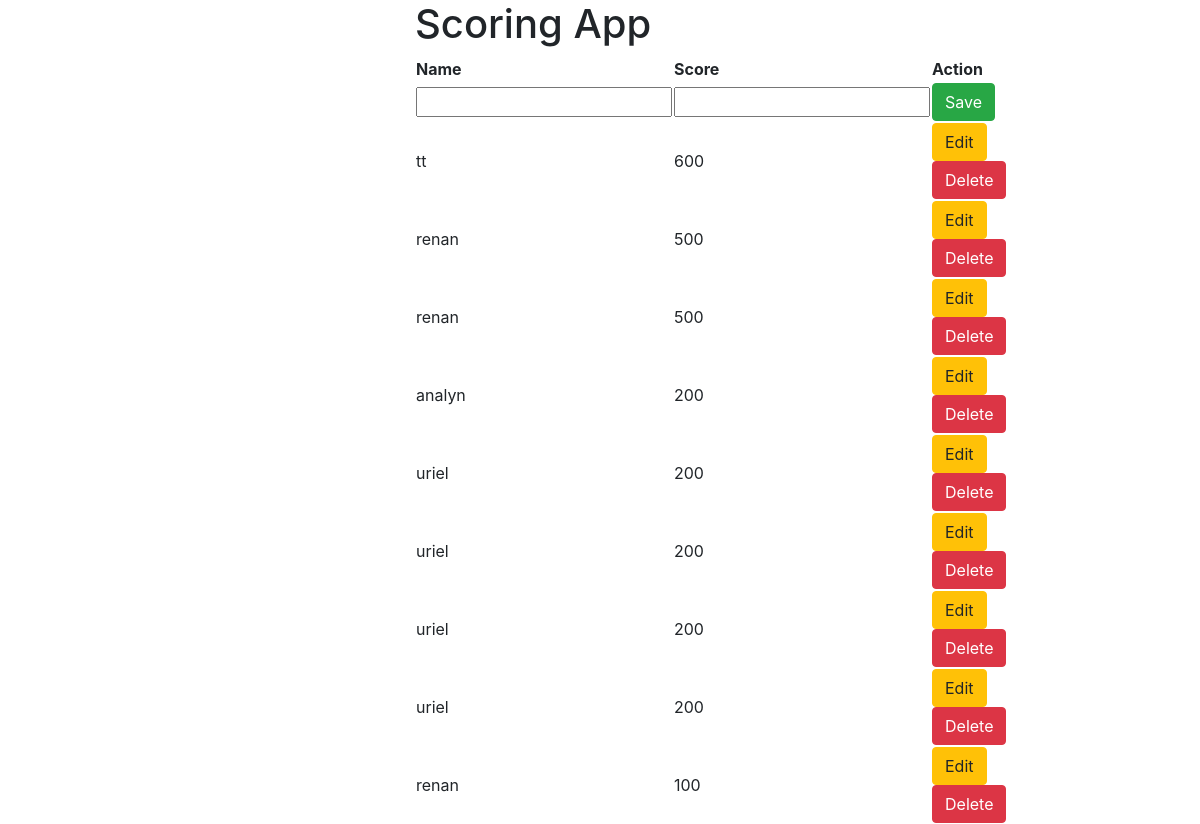
Before: / with the older database file.
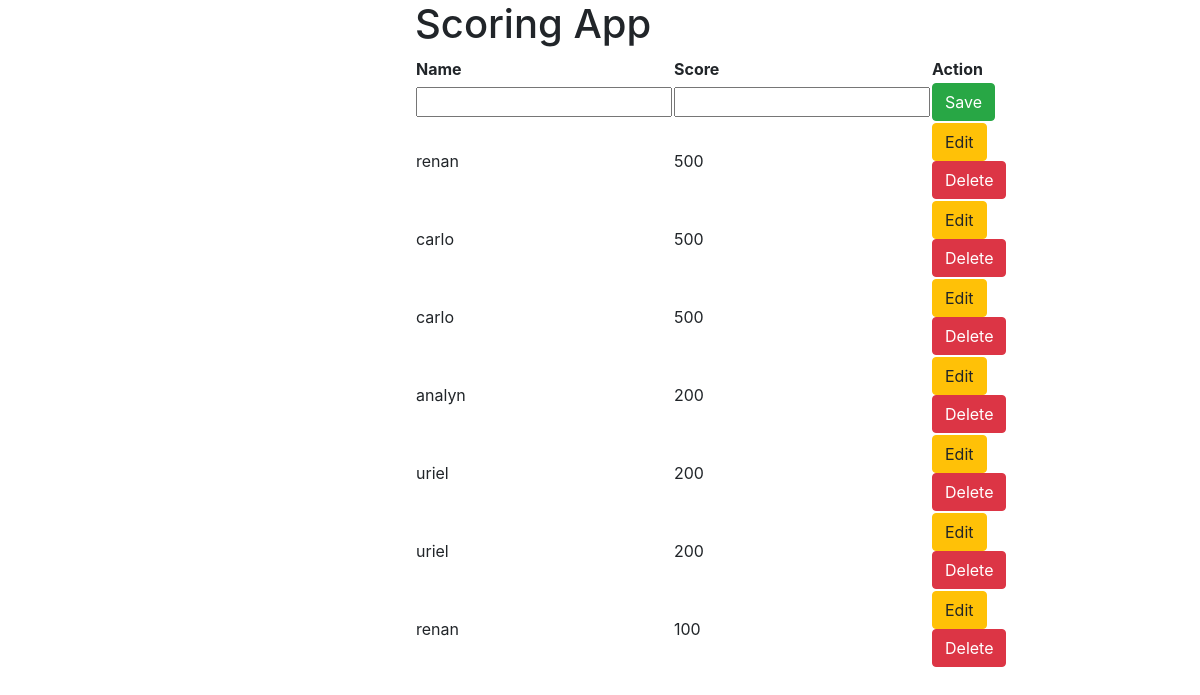
After: the same page with the newer database file.
### score/models.py (models this page shows, shortened)
class Score(models.Model):
    name = models.CharField(max_length=100)
    value = models.PositiveSmallIntegerField()
    class Meta:
        ordering = ['-value']

### score/views.py (the view, shortened to what this page needs)
# urls.py: path('', views.home, name='home'),
def home(request):
    form = ScoreForm()
    scores = Score.objects.all()
    title = 'Home'
    return render(request, 'score/home.html', {
        'form': form,
        'title': title,
        'scores': scores
    })

### score/forms.py
class ScoreForm(forms.ModelForm):
    class Meta:
        model = Score
        fields = [
            'name',
            'value'
            ]

### score/templates/score/home.html (shortened to what this page needs)
{% extends 'score/base.html' %}
{% block content %}
<h1>Scoring App</h1>
<table>
<form method="post" action="{% url 'home' %}">
<tr><th>Name</th><th>Score</th><th>Action</th></tr>
{% if not form.instance.id %}
<tr>
  {% include 'score/save.html' %}
</tr>
{% endif %}
{% for score in scores %}
  <tr>
    {% if form.instance.id == score.id %}
    {% include 'score/save.html' %}
    {% else %}
    <td>{{ score.name }}</td>
    <td>{{ score.value }}</td>
    <td>
      <button formnovalidate name="edit" value="{{ score.id }}" class="btn btn-warning">Edit</button>
      <button formnovalidate name="delete" value="{{ score.id }}" class="btn btn-danger">Delete</button>
    </td>
    {% endif %}
  </tr>
{% endfor %}
</form>
</table>
{% endblock %}

### score/templates/score/base.html (shortened to what this page needs)
<!doctype html>
<html lang="en">
  <head>
    <link rel="stylesheet" href="https://cdn.jsdelivr.net/npm/bootstrap@4.3.1/dist/css/bootstrap.min.css">
  </head>
  <body>
    <div class="container-fluid">
      <div class="row justify-content-center">
        <div class="col-4">
    {% block content %}
    {% endblock %}
  </div>
    </div>
    </div>
  </body>
</html>

### score/templates/score/save.html
{% for field in form %}
  <td>{{ field }}</td>
{% endfor %}
<td><button name="save" value="{{ score.id }}" class="btn btn-success">Save</button></td>

Changed rows visible on the page:
removed Score: name "tt", value "600", {{ score.id }} 3 (drawn)
removed Score: name "renan", value "500", {{ score.id }} 4 (drawn)
removed Score: name "uriel", value "200", {{ score.id }} 8 (drawn)
removed Score: name "uriel", value "200", {{ score.id }} 9 (drawn)
added Score: name "carlo", value "500", {{ score.id }} 10 (drawn)
added Score: name "carlo", value "500", {{ score.id }} 11 (drawn)
